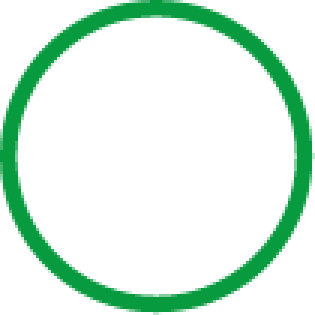
#> input picture assets/shapes/circle/circle_green.png, 105 x 105 px (shown 3 times larger); its folder holds 3 pictures in this run
$ python generate_black_shapes.py
#> lines starting #> are read from the running program, lines starting #| are printed output that depends on the picture
#!/usr/bin/env python3
"""Generate <shape>_black.png from <shape>_green.png under assets/shapes/*/."""

from __future__ import annotations

from pathlib import Path

from PIL import Image


def make_black_shape(green_png: Path, black_png: Path) -> None:
    img = Image.open(green_png).convert("RGBA")
#> img is the input picture: PIL image 105x105 RGBA; mean R, G, B, A 209.4, 236.4, 219.5, 40
    pixels = img.load()
    width, height = img.size
#> width = 105; height = 105

    for y in range(height):
        for x in range(width):
            r, g, b, a = pixels[x, y]
            if a > 0:
                pixels[x, y] = (0, 0, 0, a)
            else:
                pixels[x, y] = (r, g, b, a)

    img.save(black_png)
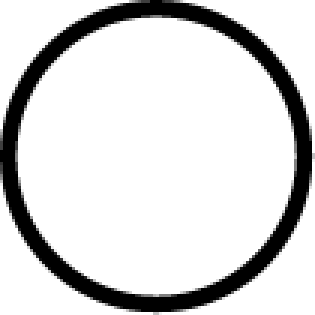
#> saved as circle_black.png: PIL image 105x105 RGBA (shown 3 times larger); mean R, G, B, A 208.1, 208.1, 208.1, 40; transparent parts drawn white


def main() -> None:
    repo_root = Path(__file__).resolve().parent.parent
    shapes_root = repo_root / "assets" / "shapes"
    if not shapes_root.exists():
        raise FileNotFoundError(f"Missing directory: {shapes_root}")

    generated = 0
    skipped = 0

    for shape_dir in sorted(p for p in shapes_root.iterdir() if p.is_dir()):
        shape = shape_dir.name
        green_png = shape_dir / f"{shape}_green.png"
        black_png = shape_dir / f"{shape}_black.png"

        if not green_png.exists():
            print(f"[SKIP] no green image: {green_png}")
            skipped += 1
            continue

        make_black_shape(green_png, black_png)
        print(f"[OK] {green_png.name} -> {black_png.name}")
        generated += 1

    print(f"Done. generated={generated}, skipped={skipped}")


if __name__ == "__main__":
    main()
